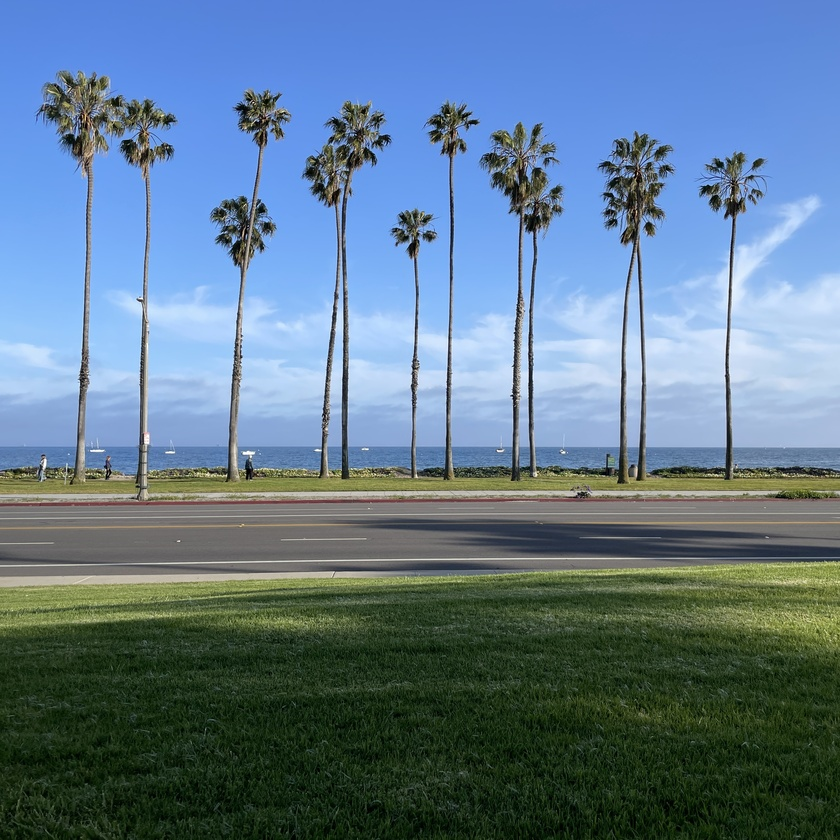
#> input picture image-to-sketch/IMG_7275 2.JPG, 840 x 840 px, shrunk from 3024 x 3024 before the run
$ python image-to-sketch.py
#> lines starting #> are read from the running program, lines starting #| are printed output that depends on the picture
import cv2

# specify the path to image (loading image image)
image1 = cv2.imread("IMG_7275 2.JPG")
#> image1 is the input picture: shape (840, 840, 3); mean B, G, R 142.4, 121.7, 96
window_name = "Original image"

# Displaying the original image
cv2.imshow(window_name, image1)

# convert the image from one color space to another
grey_img = cv2.cvtColor(image1, cv2.COLOR_BGR2GRAY)
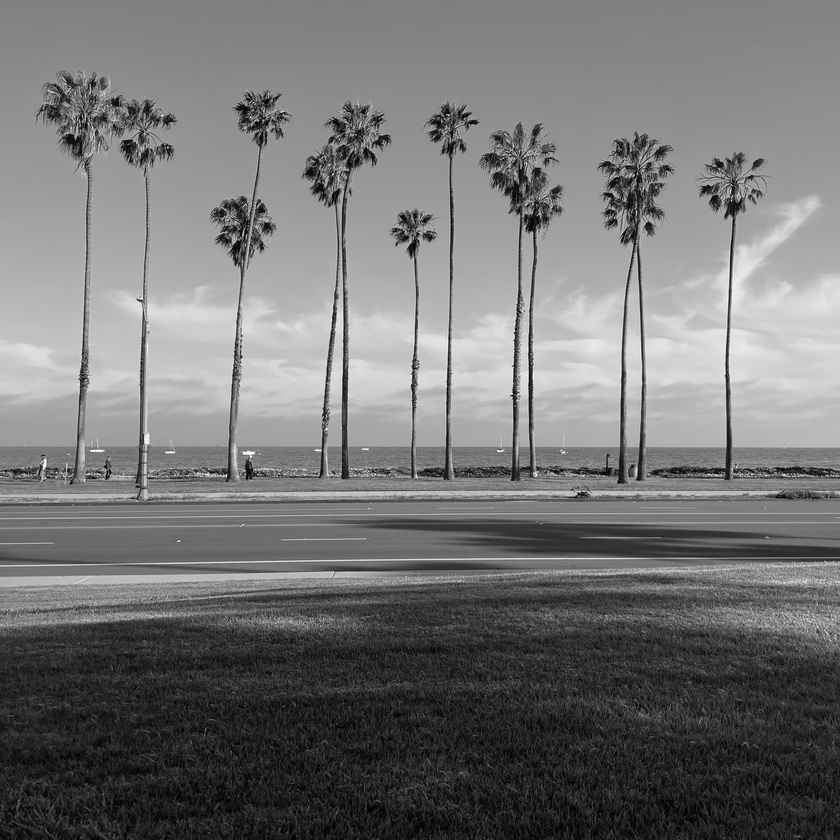
#> grey_img: shape (840, 840); min 0, max 255, mean 116.4
invert = cv2.bitwise_not(grey_img)
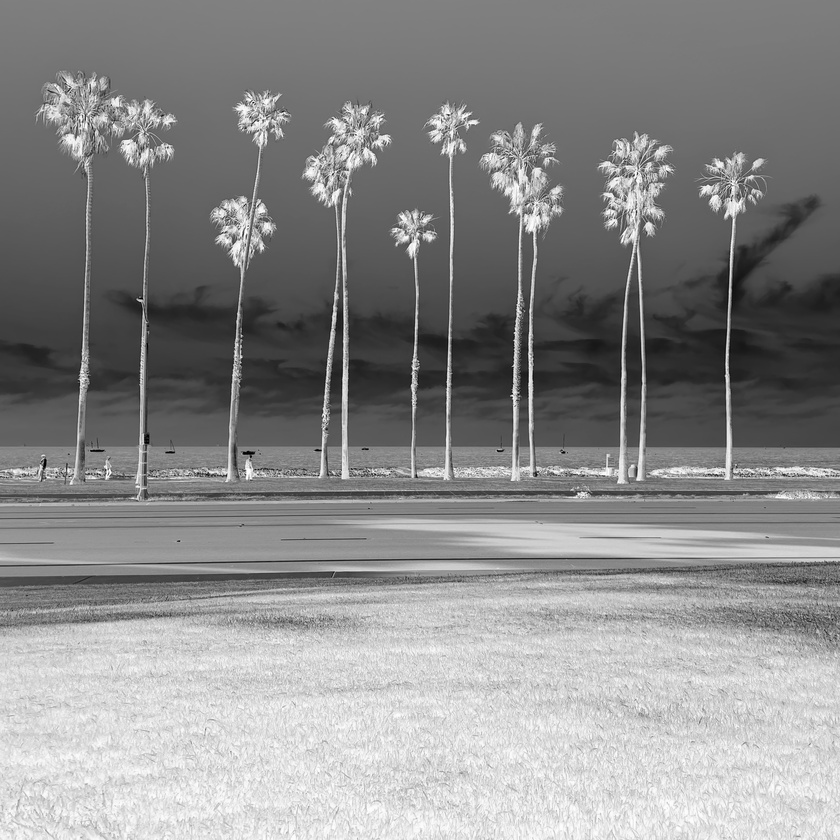
#> invert: shape (840, 840); min 0, max 255, mean 138.6

# image smoothing
blur = cv2.GaussianBlur(invert, (21,21), 0)
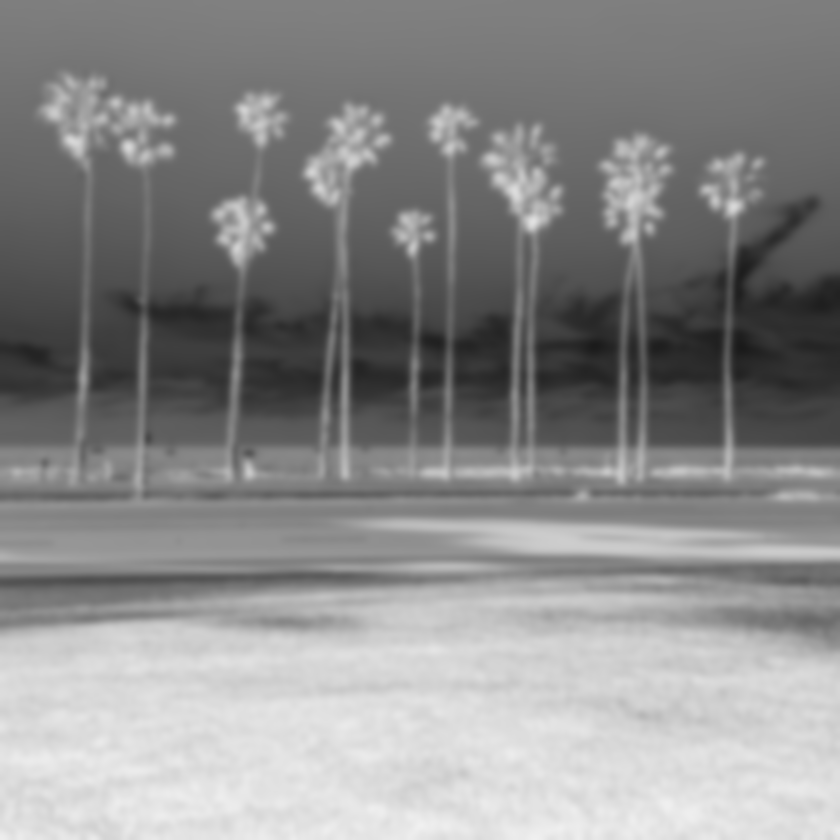
#> blur: shape (840, 840); min 26, max 240, mean 138.6
invertedblur = cv2.bitwise_not(blur)
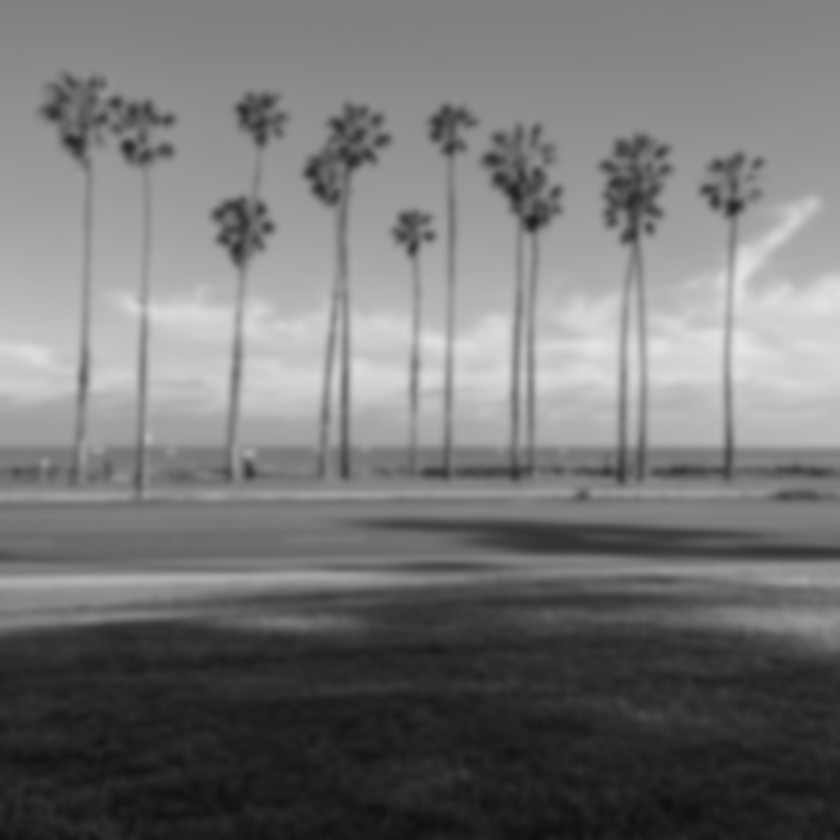
#> invertedblur: shape (840, 840); min 15, max 229, mean 116.4
sketch = cv2.divide(grey_img, invertedblur, scale=256.0)
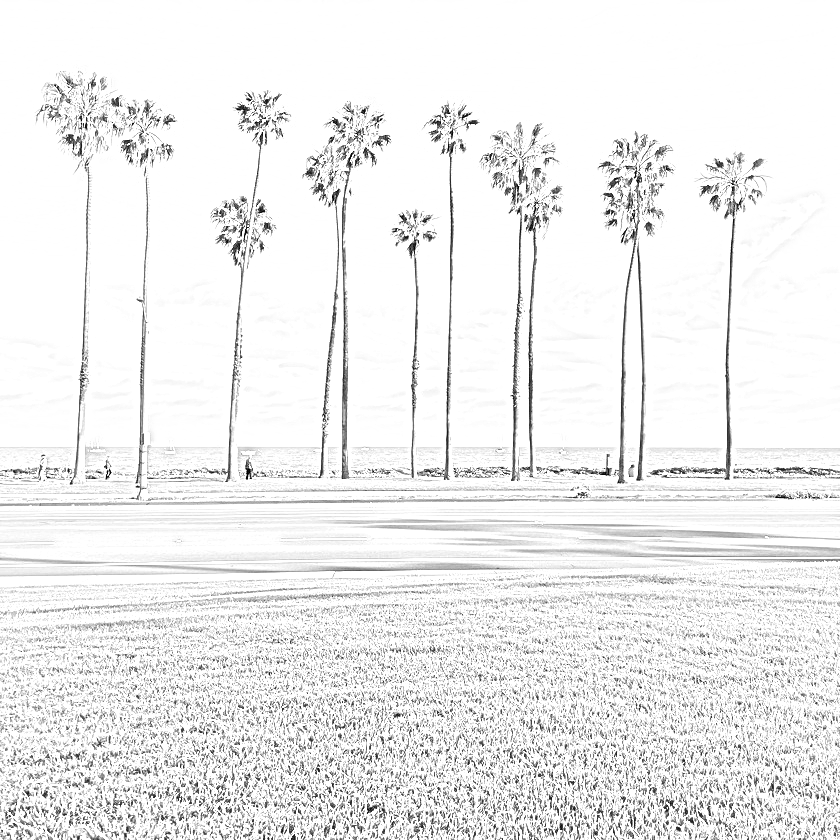
#> sketch: shape (840, 840); min 0, max 255, mean 238.1

# save the converted image to specified path
cv2.imwrite("/Users/shengbincui/Desktop/sketch.png", sketch)

# Reading an image in default image
image = cv2.imread("Users/shengbincui/Desktop/sketch.png")

# Window name in which image is displayed
window_name = 'Sketch image'

# Displaying the sketch image
cv2.imshow(window_name, image)
# waits for user to press any key
cv2.waitKey(0)
# closing all open windows
cv2.destroyAllWindows()
